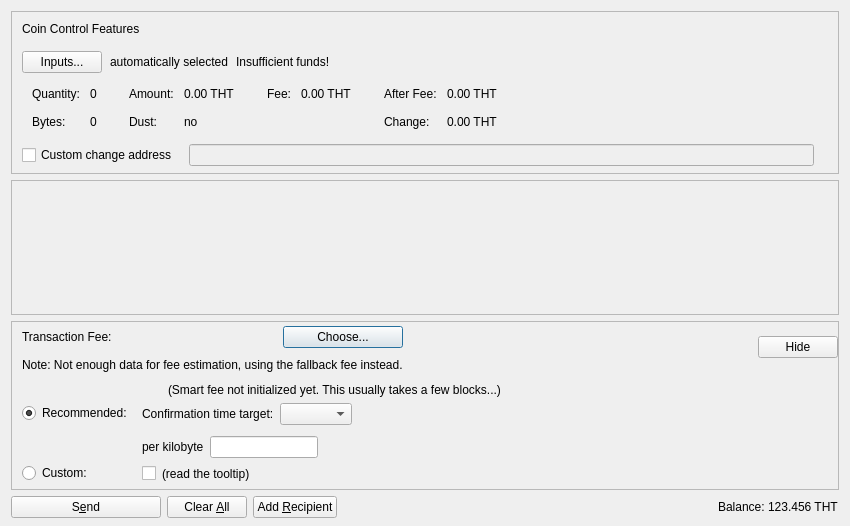
<?xml version="1.0" encoding="UTF-8"?>
<ui version="4.0">
 <class>SendCoinsDialog</class>
 <widget class="QDialog" name="SendCoinsDialog">
  <property name="geometry">
   <rect>
    <x>0</x>
    <y>0</y>
    <width>850</width>
    <height>526</height>
   </rect>
  </property>
  <property name="windowTitle">
   <string>Send Coins</string>
  </property>
  <layout class="QVBoxLayout" name="verticalLayout" stretch="0,1,0,0">
   <property name="bottomMargin">
    <number>8</number>
   </property>
   <item>
    <widget class="QFrame" name="frameCoinControl">
     <property name="sizePolicy">
      <sizepolicy hsizetype="Expanding" vsizetype="Expanding">
       <horstretch>0</horstretch>
       <verstretch>0</verstretch>
      </sizepolicy>
     </property>
     <property name="maximumSize">
      <size>
       <width>16777215</width>
       <height>16777215</height>
      </size>
     </property>
     <property name="frameShape">
      <enum>QFrame::StyledPanel</enum>
     </property>
     <property name="frameShadow">
      <enum>QFrame::Sunken</enum>
     </property>
     <layout class="QVBoxLayout" name="verticalLayoutCoinControl2">
      <property name="spacing">
       <number>0</number>
      </property>
      <property name="leftMargin">
       <number>0</number>
      </property>
      <property name="topMargin">
       <number>0</number>
      </property>
      <property name="rightMargin">
       <number>0</number>
      </property>
      <property name="bottomMargin">
       <number>6</number>
      </property>
      <item>
       <layout class="QVBoxLayout" name="verticalLayoutCoinControl" stretch="0,0,0,0,1">
        <property name="spacing">
         <number>0</number>
        </property>
        <property name="leftMargin">
         <number>10</number>
        </property>
        <property name="topMargin">
         <number>10</number>
        </property>
        <item>
         <layout class="QHBoxLayout" name="horizontalLayoutCoinControl1">
          <property name="bottomMargin">
           <number>15</number>
          </property>
          <item>
           <widget class="QLabel" name="labelCoinControlFeatures">
            <property name="sizePolicy">
             <sizepolicy hsizetype="Preferred" vsizetype="Maximum">
              <horstretch>0</horstretch>
              <verstretch>0</verstretch>
             </sizepolicy>
            </property>
            <property name="text">
             <string>Coin Control Features</string>
            </property>
           </widget>
          </item>
         </layout>
        </item>
        <item>
         <layout class="QHBoxLayout" name="horizontalLayoutCoinControl2" stretch="0,0,0,0">
          <property name="spacing">
           <number>8</number>
          </property>
          <property name="bottomMargin">
           <number>10</number>
          </property>
          <item>
           <widget class="QPushButton" name="pushButtonCoinControl">
            <property name="styleSheet">
             <string notr="true"/>
            </property>
            <property name="text">
             <string>Inputs...</string>
            </property>
            <property name="autoDefault">
             <bool>false</bool>
            </property>
           </widget>
          </item>
          <item>
           <widget class="QLabel" name="labelCoinControlAutomaticallySelected">
            <property name="text">
             <string>automatically selected</string>
            </property>
            <property name="margin">
             <number>5</number>
            </property>
           </widget>
          </item>
          <item>
           <widget class="QLabel" name="labelCoinControlInsuffFunds">
            <property name="text">
             <string>Insufficient funds!</string>
            </property>
            <property name="margin">
             <number>5</number>
            </property>
           </widget>
          </item>
          <item>
           <spacer name="horizontalSpacerCoinControl">
            <property name="orientation">
             <enum>Qt::Horizontal</enum>
            </property>
            <property name="sizeHint" stdset="0">
             <size>
              <width>40</width>
              <height>1</height>
             </size>
            </property>
           </spacer>
          </item>
         </layout>
        </item>
        <item>
         <widget class="QWidget" name="widgetCoinControl" native="true">
          <property name="sizePolicy">
           <sizepolicy hsizetype="Preferred" vsizetype="Preferred">
            <horstretch>0</horstretch>
            <verstretch>0</verstretch>
           </sizepolicy>
          </property>
          <property name="minimumSize">
           <size>
            <width>0</width>
            <height>0</height>
           </size>
          </property>
          <property name="styleSheet">
           <string notr="true"/>
          </property>
          <layout class="QHBoxLayout" name="horizontalLayoutCoinControl5">
           <property name="leftMargin">
            <number>0</number>
           </property>
           <property name="topMargin">
            <number>0</number>
           </property>
           <property name="rightMargin">
            <number>0</number>
           </property>
           <property name="bottomMargin">
            <number>0</number>
           </property>
           <item>
            <layout class="QHBoxLayout" name="horizontalLayoutCoinControl3" stretch="0,0,0,1">
             <property name="spacing">
              <number>20</number>
             </property>
             <property name="topMargin">
              <number>0</number>
             </property>
             <property name="bottomMargin">
              <number>10</number>
             </property>
             <item>
              <layout class="QFormLayout" name="formLayoutCoinControl1">
               <property name="horizontalSpacing">
                <number>10</number>
               </property>
               <property name="verticalSpacing">
                <number>14</number>
               </property>
               <property name="leftMargin">
                <number>10</number>
               </property>
               <property name="topMargin">
                <number>4</number>
               </property>
               <property name="rightMargin">
                <number>6</number>
               </property>
               <item row="0" column="0">
                <widget class="QLabel" name="labelCoinControlQuantityText">
                 <property name="text">
                  <string>Quantity:</string>
                 </property>
                 <property name="margin">
                  <number>0</number>
                 </property>
                </widget>
               </item>
               <item row="0" column="1">
                <widget class="QLabel" name="labelCoinControlQuantity">
                 <property name="cursor">
                  <cursorShape>IBeamCursor</cursorShape>
                 </property>
                 <property name="contextMenuPolicy">
                  <enum>Qt::ActionsContextMenu</enum>
                 </property>
                 <property name="text">
                  <string notr="true">0</string>
                 </property>
                 <property name="margin">
                  <number>0</number>
                 </property>
                 <property name="textInteractionFlags">
                  <set>Qt::LinksAccessibleByMouse|Qt::TextSelectableByKeyboard|Qt::TextSelectableByMouse</set>
                 </property>
                </widget>
               </item>
               <item row="1" column="0">
                <widget class="QLabel" name="labelCoinControlBytesText">
                 <property name="text">
                  <string>Bytes:</string>
                 </property>
                </widget>
               </item>
               <item row="1" column="1">
                <widget class="QLabel" name="labelCoinControlBytes">
                 <property name="cursor">
                  <cursorShape>IBeamCursor</cursorShape>
                 </property>
                 <property name="contextMenuPolicy">
                  <enum>Qt::ActionsContextMenu</enum>
                 </property>
                 <property name="text">
                  <string notr="true">0</string>
                 </property>
                 <property name="textInteractionFlags">
                  <set>Qt::LinksAccessibleByMouse|Qt::TextSelectableByKeyboard|Qt::TextSelectableByMouse</set>
                 </property>
                </widget>
               </item>
              </layout>
             </item>
             <item>
              <layout class="QFormLayout" name="formLayoutCoinControl2">
               <property name="horizontalSpacing">
                <number>10</number>
               </property>
               <property name="verticalSpacing">
                <number>14</number>
               </property>
               <property name="leftMargin">
                <number>6</number>
               </property>
               <property name="topMargin">
                <number>4</number>
               </property>
               <property name="rightMargin">
                <number>6</number>
               </property>
               <item row="0" column="0">
                <widget class="QLabel" name="labelCoinControlAmountText">
                 <property name="text">
                  <string>Amount:</string>
                 </property>
                 <property name="margin">
                  <number>0</number>
                 </property>
                </widget>
               </item>
               <item row="0" column="1">
                <widget class="QLabel" name="labelCoinControlAmount">
                 <property name="cursor">
                  <cursorShape>IBeamCursor</cursorShape>
                 </property>
                 <property name="contextMenuPolicy">
                  <enum>Qt::ActionsContextMenu</enum>
                 </property>
                 <property name="text">
                  <string notr="true">0.00 THT</string>
                 </property>
                 <property name="textInteractionFlags">
                  <set>Qt::LinksAccessibleByMouse|Qt::TextSelectableByKeyboard|Qt::TextSelectableByMouse</set>
                 </property>
                </widget>
               </item>
               <item row="1" column="0">
                <widget class="QLabel" name="labelCoinControlLowOutputText">
                 <property name="text">
                  <string>Dust:</string>
                 </property>
                </widget>
               </item>
               <item row="1" column="1">
                <widget class="QLabel" name="labelCoinControlLowOutput">
                 <property name="cursor">
                  <cursorShape>IBeamCursor</cursorShape>
                 </property>
                 <property name="contextMenuPolicy">
                  <enum>Qt::ActionsContextMenu</enum>
                 </property>
                 <property name="text">
                  <string notr="true">no</string>
                 </property>
                 <property name="textInteractionFlags">
                  <set>Qt::LinksAccessibleByMouse|Qt::TextSelectableByKeyboard|Qt::TextSelectableByMouse</set>
                 </property>
                </widget>
               </item>
              </layout>
             </item>
             <item>
              <layout class="QFormLayout" name="formLayoutCoinControl3">
               <property name="horizontalSpacing">
                <number>10</number>
               </property>
               <property name="verticalSpacing">
                <number>14</number>
               </property>
               <property name="leftMargin">
                <number>6</number>
               </property>
               <property name="topMargin">
                <number>4</number>
               </property>
               <property name="rightMargin">
                <number>6</number>
               </property>
               <item row="0" column="0">
                <widget class="QLabel" name="labelCoinControlFeeText">
                 <property name="text">
                  <string>Fee:</string>
                 </property>
                 <property name="margin">
                  <number>0</number>
                 </property>
                </widget>
               </item>
               <item row="0" column="1">
                <widget class="QLabel" name="labelCoinControlFee">
                 <property name="cursor">
                  <cursorShape>IBeamCursor</cursorShape>
                 </property>
                 <property name="contextMenuPolicy">
                  <enum>Qt::ActionsContextMenu</enum>
                 </property>
                 <property name="text">
                  <string notr="true">0.00 THT</string>
                 </property>
                 <property name="textInteractionFlags">
                  <set>Qt::LinksAccessibleByMouse|Qt::TextSelectableByKeyboard|Qt::TextSelectableByMouse</set>
                 </property>
                </widget>
               </item>
              </layout>
             </item>
             <item>
              <layout class="QFormLayout" name="formLayoutCoinControl4">
               <property name="horizontalSpacing">
                <number>10</number>
               </property>
               <property name="verticalSpacing">
                <number>14</number>
               </property>
               <property name="leftMargin">
                <number>6</number>
               </property>
               <property name="topMargin">
                <number>4</number>
               </property>
               <property name="rightMargin">
                <number>6</number>
               </property>
               <item row="0" column="0">
                <widget class="QLabel" name="labelCoinControlAfterFeeText">
                 <property name="text">
                  <string>After Fee:</string>
                 </property>
                 <property name="margin">
                  <number>0</number>
                 </property>
                </widget>
               </item>
               <item row="0" column="1">
                <widget class="QLabel" name="labelCoinControlAfterFee">
                 <property name="cursor">
                  <cursorShape>IBeamCursor</cursorShape>
                 </property>
                 <property name="contextMenuPolicy">
                  <enum>Qt::ActionsContextMenu</enum>
                 </property>
                 <property name="text">
                  <string notr="true">0.00 THT</string>
                 </property>
                 <property name="textInteractionFlags">
                  <set>Qt::LinksAccessibleByMouse|Qt::TextSelectableByKeyboard|Qt::TextSelectableByMouse</set>
                 </property>
                </widget>
               </item>
               <item row="1" column="0">
                <widget class="QLabel" name="labelCoinControlChangeText">
                 <property name="text">
                  <string>Change:</string>
                 </property>
                </widget>
               </item>
               <item row="1" column="1">
                <widget class="QLabel" name="labelCoinControlChange">
                 <property name="cursor">
                  <cursorShape>IBeamCursor</cursorShape>
                 </property>
                 <property name="contextMenuPolicy">
                  <enum>Qt::ActionsContextMenu</enum>
                 </property>
                 <property name="text">
                  <string notr="true">0.00 THT</string>
                 </property>
                 <property name="textInteractionFlags">
                  <set>Qt::LinksAccessibleByMouse|Qt::TextSelectableByKeyboard|Qt::TextSelectableByMouse</set>
                 </property>
                </widget>
               </item>
              </layout>
             </item>
            </layout>
           </item>
          </layout>
         </widget>
        </item>
        <item>
         <layout class="QHBoxLayout" name="horizontalLayoutCoinControl4" stretch="0,0,0">
          <property name="spacing">
           <number>12</number>
          </property>
          <property name="sizeConstraint">
           <enum>QLayout::SetDefaultConstraint</enum>
          </property>
          <property name="topMargin">
           <number>5</number>
          </property>
          <property name="rightMargin">
           <number>5</number>
          </property>
          <item>
           <widget class="QCheckBox" name="checkBoxCoinControlChange">
            <property name="toolTip">
             <string>If this is activated, but the change address is empty or invalid, change will be sent to a newly generated address.</string>
            </property>
            <property name="text">
             <string>Custom change address</string>
            </property>
           </widget>
          </item>
          <item>
           <widget class="QValidatedLineEdit" name="lineEditCoinControlChange">
            <property name="enabled">
             <bool>false</bool>
            </property>
            <property name="sizePolicy">
             <sizepolicy hsizetype="Expanding" vsizetype="Fixed">
              <horstretch>0</horstretch>
              <verstretch>0</verstretch>
             </sizepolicy>
            </property>
           </widget>
          </item>
          <item>
           <widget class="QLabel" name="labelCoinControlChangeLabel">
            <property name="sizePolicy">
             <sizepolicy hsizetype="Preferred" vsizetype="Expanding">
              <horstretch>0</horstretch>
              <verstretch>0</verstretch>
             </sizepolicy>
            </property>
            <property name="minimumSize">
             <size>
              <width>0</width>
              <height>0</height>
             </size>
            </property>
            <property name="text">
             <string/>
            </property>
            <property name="margin">
             <number>3</number>
            </property>
           </widget>
          </item>
         </layout>
        </item>
        <item>
         <spacer name="verticalSpacerCoinControl">
          <property name="orientation">
           <enum>Qt::Vertical</enum>
          </property>
          <property name="sizeHint" stdset="0">
           <size>
            <width>800</width>
            <height>1</height>
           </size>
          </property>
         </spacer>
        </item>
       </layout>
      </item>
     </layout>
    </widget>
   </item>
   <item>
    <widget class="QScrollArea" name="scrollArea">
     <property name="widgetResizable">
      <bool>true</bool>
     </property>
     <widget class="QWidget" name="scrollAreaWidgetContents">
      <property name="geometry">
       <rect>
        <x>0</x>
        <y>0</y>
        <width>830</width>
        <height>104</height>
       </rect>
      </property>
      <layout class="QVBoxLayout" name="verticalLayout_2" stretch="0,1">
       <property name="leftMargin">
        <number>0</number>
       </property>
       <property name="topMargin">
        <number>0</number>
       </property>
       <property name="rightMargin">
        <number>0</number>
       </property>
       <property name="bottomMargin">
        <number>0</number>
       </property>
       <item>
        <layout class="QVBoxLayout" name="entries">
         <property name="spacing">
          <number>6</number>
         </property>
        </layout>
       </item>
       <item>
        <spacer name="verticalSpacer">
         <property name="orientation">
          <enum>Qt::Vertical</enum>
         </property>
         <property name="sizeHint" stdset="0">
          <size>
           <width>20</width>
           <height>40</height>
          </size>
         </property>
        </spacer>
       </item>
      </layout>
     </widget>
    </widget>
   </item>
   <item>
    <widget class="QFrame" name="frameFee">
     <property name="sizePolicy">
      <sizepolicy hsizetype="Expanding" vsizetype="Expanding">
       <horstretch>0</horstretch>
       <verstretch>0</verstretch>
      </sizepolicy>
     </property>
     <property name="maximumSize">
      <size>
       <width>16777215</width>
       <height>16777215</height>
      </size>
     </property>
     <property name="frameShape">
      <enum>QFrame::StyledPanel</enum>
     </property>
     <property name="frameShadow">
      <enum>QFrame::Sunken</enum>
     </property>
     <layout class="QVBoxLayout" name="verticalLayoutFee1">
      <property name="spacing">
       <number>0</number>
      </property>
      <property name="leftMargin">
       <number>0</number>
      </property>
      <property name="topMargin">
       <number>0</number>
      </property>
      <property name="rightMargin">
       <number>0</number>
      </property>
      <property name="bottomMargin">
       <number>0</number>
      </property>
      <item>
       <layout class="QVBoxLayout" name="verticalLayoutFee2" stretch="0,0,0">
        <property name="spacing">
         <number>0</number>
        </property>
        <property name="leftMargin">
         <number>10</number>
        </property>
        <property name="topMargin">
         <number>0</number>
        </property>
        <item>
         <layout class="QHBoxLayout" name="horizontalLayoutFee1">
          <property name="bottomMargin">
           <number>0</number>
          </property>
          <item>
           <layout class="QVBoxLayout" name="verticalLayoutFee7">
            <property name="spacing">
             <number>0</number>
            </property>
            <item>
             <spacer name="verticalSpacerSmartFee">
              <property name="orientation">
               <enum>Qt::Vertical</enum>
              </property>
              <property name="sizeType">
               <enum>QSizePolicy::Fixed</enum>
              </property>
              <property name="sizeHint" stdset="0">
               <size>
                <width>1</width>
                <height>4</height>
               </size>
              </property>
             </spacer>
            </item>
            <item>
             <layout class="QHBoxLayout" name="horizontalLayoutSmartFee">
              <property name="spacing">
               <number>10</number>
              </property>
              <item>
               <widget class="QLabel" name="labelFeeHeadline">
                <property name="sizePolicy">
                 <sizepolicy hsizetype="Preferred" vsizetype="Maximum">
                  <horstretch>0</horstretch>
                  <verstretch>0</verstretch>
                 </sizepolicy>
                </property>
                <property name="text">
                 <string>Transaction Fee:</string>
                </property>
               </widget>
              </item>
              <item>
               <widget class="QLabel" name="labelFeeMinimized">
                <property name="text">
                 <string/>
                </property>
               </widget>
              </item>
              <item>
               <widget class="QPushButton" name="buttonChooseFee">
                <property name="text">
                 <string>Choose...</string>
                </property>
               </widget>
              </item>
             </layout>
            </item>
            <item>
             <spacer name="verticalSpacer_7">
              <property name="orientation">
               <enum>Qt::Vertical</enum>
              </property>
              <property name="sizeHint" stdset="0">
               <size>
                <width>1</width>
                <height>10</height>
               </size>
              </property>
             </spacer>
            </item>
            <item>
             <widget class="QLabel" name="fallbackFeeWarningLabel">
              <property name="toolTip">
               <string>Using the fallbackfee can result in sending a transaction that will take several hours or days (or never) to confirm. Consider choosing your fee manually or wait until you have validated the complete chain.</string>
              </property>
              <property name="text">
               <string>Note: Not enough data for fee estimation, using the fallback fee instead.</string>
              </property>
              <property name="wordWrap">
               <bool>false</bool>
              </property>
             </widget>
            </item>
            <item>
             <spacer name="verticalSpacer_5">
              <property name="orientation">
               <enum>Qt::Vertical</enum>
              </property>
              <property name="sizeHint" stdset="0">
               <size>
                <width>1</width>
                <height>1</height>
               </size>
              </property>
             </spacer>
            </item>
           </layout>
          </item>
          <item>
           <spacer name="horizontalSpacer_4">
            <property name="orientation">
             <enum>Qt::Horizontal</enum>
            </property>
            <property name="sizeHint" stdset="0">
             <size>
              <width>1</width>
              <height>1</height>
             </size>
            </property>
           </spacer>
          </item>
          <item>
           <widget class="QPushButton" name="buttonMinimizeFee">
            <property name="toolTip">
             <string>collapse fee-settings</string>
            </property>
            <property name="text">
             <string>Hide</string>
            </property>
           </widget>
          </item>
         </layout>
        </item>
        <item>
         <widget class="QFrame" name="frameFeeSelection">
          <layout class="QVBoxLayout" name="verticalLayoutFee12">
           <property name="spacing">
            <number>0</number>
           </property>
           <property name="leftMargin">
            <number>0</number>
           </property>
           <property name="topMargin">
            <number>0</number>
           </property>
           <property name="rightMargin">
            <number>0</number>
           </property>
           <property name="bottomMargin">
            <number>0</number>
           </property>
           <item>
            <layout class="QGridLayout" name="gridLayoutFee">
             <property name="topMargin">
              <number>10</number>
             </property>
             <property name="bottomMargin">
              <number>4</number>
             </property>
             <property name="horizontalSpacing">
              <number>10</number>
             </property>
             <property name="verticalSpacing">
              <number>4</number>
             </property>
             <item row="1" column="1">
              <layout class="QVBoxLayout" name="verticalLayoutFee8">
               <property name="spacing">
                <number>6</number>
               </property>
               <property name="topMargin">
                <number>3</number>
               </property>
               <item>
                <layout class="QHBoxLayout" name="horizontalLayoutFee13" stretch="0,0,1">
                 <item>
                  <widget class="QLabel" name="labelCustomPerKilobyte">
                   <property name="toolTip">
                    <string>If the custom fee is set to 1000 notions and the transaction is only 250 bytes, then &quot;per kilobyte&quot; only pays 250 notions in fee,&lt;br /&gt;while &quot;at least&quot; pays 1000 notions. For transactions bigger than a kilobyte both pay by kilobyte.</string>
                   </property>
                   <property name="text">
                    <string>per kilobyte</string>
                   </property>
                  </widget>
                 </item>
                 <item>
                  <widget class="ThoughtAmountField" name="customFee"/>
                 </item>
                 <item>
                  <spacer name="horizontalSpacer_6">
                   <property name="orientation">
                    <enum>Qt::Horizontal</enum>
                   </property>
                   <property name="sizeHint" stdset="0">
                    <size>
                     <width>1</width>
                     <height>1</height>
                    </size>
                   </property>
                  </spacer>
                 </item>
                </layout>
               </item>
               <item>
                <layout class="QHBoxLayout" name="horizontalLayoutFee8">
                 <item>
                  <widget class="QCheckBox" name="checkBoxMinimumFee">
                   <property name="toolTip">
                    <string>Paying only the minimum fee is just fine as long as there is less transaction volume than space in the blocks.&lt;br /&gt;But be aware that this can end up in a never confirming transaction once there is more demand for Thought transactions than the network can process.</string>
                   </property>
                   <property name="text">
                    <string/>
                   </property>
                  </widget>
                 </item>
                 <item>
                  <widget class="QLabel" name="labelMinFeeWarning">
                   <property name="enabled">
                    <bool>true</bool>
                   </property>
                   <property name="toolTip">
                    <string>Paying only the minimum fee is just fine as long as there is less transaction volume than space in the blocks.&lt;br /&gt;But be aware that this can end up in a never confirming transaction once there is more demand for Thought transactions than the network can process.</string>
                   </property>
                   <property name="text">
                    <string>(read the tooltip)</string>
                   </property>
                   <property name="margin">
                    <number>5</number>
                   </property>
                  </widget>
                 </item>
                 <item>
                  <spacer name="horizontalSpacer_2">
                   <property name="orientation">
                    <enum>Qt::Horizontal</enum>
                   </property>
                   <property name="sizeHint" stdset="0">
                    <size>
                     <width>1</width>
                     <height>1</height>
                    </size>
                   </property>
                  </spacer>
                 </item>
                </layout>
               </item>
              </layout>
             </item>
             <item row="0" column="0">
              <layout class="QVBoxLayout" name="verticalLayoutFee4" stretch="0,1">
               <property name="topMargin">
                <number>20</number>
               </property>
               <property name="bottomMargin">
                <number>3</number>
               </property>
               <item>
                <widget class="QRadioButton" name="radioSmartFee">
                 <property name="text">
                  <string>Recommended:</string>
                 </property>
                 <property name="checked">
                  <bool>true</bool>
                 </property>
                 <attribute name="buttonGroup">
                  <string notr="true">groupFee</string>
                 </attribute>
                </widget>
               </item>
               <item>
                <spacer name="verticalSpacer_2">
                 <property name="orientation">
                  <enum>Qt::Vertical</enum>
                 </property>
                 <property name="sizeHint" stdset="0">
                  <size>
                   <width>1</width>
                   <height>1</height>
                  </size>
                 </property>
                </spacer>
               </item>
              </layout>
             </item>
             <item row="1" column="0">
              <layout class="QVBoxLayout" name="verticalLayoutFee9" stretch="0,1">
               <property name="topMargin">
                <number>30</number>
               </property>
               <item>
                <widget class="QRadioButton" name="radioCustomFee">
                 <property name="text">
                  <string>Custom:</string>
                 </property>
                 <attribute name="buttonGroup">
                  <string notr="true">groupFee</string>
                 </attribute>
                </widget>
               </item>
               <item>
                <spacer name="verticalSpacer_6">
                 <property name="orientation">
                  <enum>Qt::Vertical</enum>
                 </property>
                 <property name="sizeHint" stdset="0">
                  <size>
                   <width>1</width>
                   <height>1</height>
                  </size>
                 </property>
                </spacer>
               </item>
              </layout>
             </item>
             <item row="0" column="1">
              <layout class="QVBoxLayout" name="verticalLayoutFee3" stretch="0,0,1">
               <property name="spacing">
                <number>6</number>
               </property>
               <property name="topMargin">
                <number>0</number>
               </property>
               <property name="bottomMargin">
                <number>3</number>
               </property>
               <item>
                <layout class="QHBoxLayout" name="horizontalLayoutFee12">
                 <item>
                  <widget class="QLabel" name="labelSmartFee">
                   <property name="text">
                    <string/>
                   </property>
                   <property name="margin">
                    <number>2</number>
                   </property>
                  </widget>
                 </item>
                 <item>
                  <widget class="QLabel" name="labelFeeEstimation">
                   <property name="text">
                    <string/>
                   </property>
                  </widget>
                 </item>
                 <item>
                  <widget class="QLabel" name="labelSmartFee2">
                   <property name="text">
                    <string>(Smart fee not initialized yet. This usually takes a few blocks...)</string>
                   </property>
                   <property name="margin">
                    <number>2</number>
                   </property>
                  </widget>
                 </item>
                 <item>
                  <spacer name="horizontalSpacer_5">
                   <property name="orientation">
                    <enum>Qt::Horizontal</enum>
                   </property>
                   <property name="sizeHint" stdset="0">
                    <size>
                     <width>1</width>
                     <height>1</height>
                    </size>
                   </property>
                  </spacer>
                 </item>
                </layout>
               </item>
               <item>
                <layout class="QHBoxLayout" name="horizontalLayoutFee9">
                 <item>
                  <layout class="QVBoxLayout" name="verticalLayoutFee6">
                   <item>
                    <widget class="QLabel" name="labelSmartFee3">
                     <property name="text">
                      <string>Confirmation time target:</string>
                     </property>
                     <property name="margin">
                      <number>2</number>
                     </property>
                    </widget>
                   </item>
                  </layout>
                 </item>
                 <item>
                  <layout class="QVBoxLayout" name="verticalLayoutFee5">
                   <property name="rightMargin">
                    <number>30</number>
                   </property>
                   <item>
                    <layout class="QHBoxLayout" name="horizontalLayoutConfTarget">
                     <property name="bottomMargin">
                      <number>0</number>
                     </property>
                     <item>
                      <widget class="QComboBox" name="confTargetSelector"/>
                     </item>
                     <item>
                      <spacer name="horizontalSpacerConfTarget">
                       <property name="orientation">
                        <enum>Qt::Horizontal</enum>
                       </property>
                       <property name="sizeHint" stdset="0">
                        <size>
                         <width>40</width>
                         <height>20</height>
                        </size>
                       </property>
                      </spacer>
                     </item>
                    </layout>
                   </item>
                  </layout>
                 </item>
                </layout>
               </item>
               <item>
                <spacer name="verticalSpacer_4">
                 <property name="orientation">
                  <enum>Qt::Vertical</enum>
                 </property>
                 <property name="sizeHint" stdset="0">
                  <size>
                   <width>1</width>
                   <height>1</height>
                  </size>
                 </property>
                </spacer>
               </item>
              </layout>
             </item>
            </layout>
           </item>
          </layout>
         </widget>
        </item>
        <item>
         <spacer name="verticalSpacerFee">
          <property name="orientation">
           <enum>Qt::Vertical</enum>
          </property>
          <property name="sizeHint" stdset="0">
           <size>
            <width>800</width>
            <height>1</height>
           </size>
          </property>
         </spacer>
        </item>
       </layout>
      </item>
     </layout>
    </widget>
   </item>
   <item>
    <layout class="QHBoxLayout" name="horizontalLayout">
     <item>
      <widget class="QPushButton" name="sendButton">
       <property name="minimumSize">
        <size>
         <width>150</width>
         <height>0</height>
        </size>
       </property>
       <property name="toolTip">
        <string>Confirm the send action</string>
       </property>
       <property name="text">
        <string>S&amp;end</string>
       </property>
       <property name="autoDefault">
        <bool>false</bool>
       </property>
       <property name="default">
        <bool>false</bool>
       </property>
      </widget>
     </item>
     <item>
      <widget class="QPushButton" name="clearButton">
       <property name="sizePolicy">
        <sizepolicy hsizetype="Minimum" vsizetype="Fixed">
         <horstretch>0</horstretch>
         <verstretch>0</verstretch>
        </sizepolicy>
       </property>
       <property name="toolTip">
        <string>Clear all fields of the form.</string>
       </property>
       <property name="text">
        <string>Clear &amp;All</string>
       </property>
       <property name="autoDefault">
        <bool>false</bool>
       </property>
      </widget>
     </item>
     <item>
      <widget class="QPushButton" name="addButton">
       <property name="toolTip">
        <string>Send to multiple recipients at once</string>
       </property>
       <property name="text">
        <string>Add &amp;Recipient</string>
       </property>
       <property name="autoDefault">
        <bool>false</bool>
       </property>
      </widget>
     </item>
     <item>
      <spacer name="horizontalSpacer">
       <property name="orientation">
        <enum>Qt::Horizontal</enum>
       </property>
       <property name="sizeHint" stdset="0">
        <size>
         <width>40</width>
         <height>20</height>
        </size>
       </property>
      </spacer>
     </item>
     <item>
      <layout class="QHBoxLayout" name="horizontalLayout_2">
       <property name="spacing">
        <number>3</number>
       </property>
       <item>
        <widget class="QLabel" name="labelBalanceText">
         <property name="text">
          <string>Balance:</string>
         </property>
        </widget>
       </item>
       <item>
        <widget class="QLabel" name="labelBalance">
         <property name="sizePolicy">
          <sizepolicy hsizetype="Preferred" vsizetype="Preferred">
           <horstretch>0</horstretch>
           <verstretch>0</verstretch>
          </sizepolicy>
         </property>
         <property name="cursor">
          <cursorShape>IBeamCursor</cursorShape>
         </property>
         <property name="text">
          <string notr="true">123.456 THT</string>
         </property>
         <property name="textInteractionFlags">
          <set>Qt::LinksAccessibleByMouse|Qt::TextSelectableByKeyboard|Qt::TextSelectableByMouse</set>
         </property>
        </widget>
       </item>
      </layout>
     </item>
    </layout>
   </item>
  </layout>
 </widget>
 <customwidgets>
  <customwidget>
   <class>QValidatedLineEdit</class>
   <extends>QLineEdit</extends>
   <header>qt/qvalidatedlineedit.h</header>
  </customwidget>
  <customwidget>
   <class>ThoughtAmountField</class>
   <extends>QLineEdit</extends>
   <header>qt/thoughtamountfield.h</header>
   <container>1</container>
  </customwidget>
 </customwidgets>
 <resources>
  <include location="../thought.qrc"/>
 </resources>
 <connections/>
 <buttongroups>
  <buttongroup name="groupFee"/>
 </buttongroups>
</ui>
